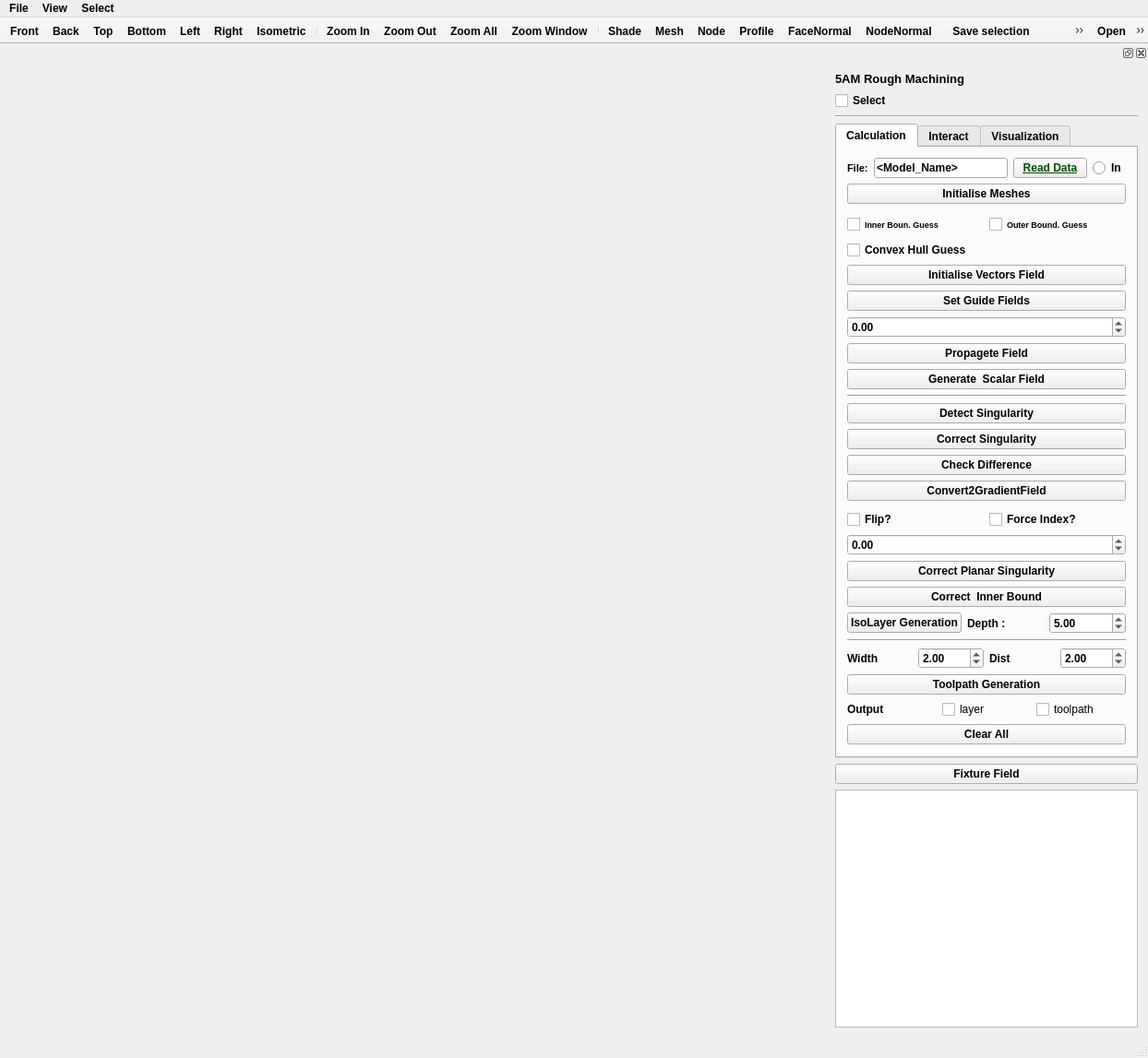
<?xml version="1.0" encoding="UTF-8"?>
<ui version="4.0">
 <class>MainWindow</class>
 <widget class="QMainWindow" name="MainWindow">
  <property name="geometry">
   <rect>
    <x>0</x>
    <y>0</y>
    <width>1244</width>
    <height>1147</height>
   </rect>
  </property>
  <property name="minimumSize">
   <size>
    <width>0</width>
    <height>0</height>
   </size>
  </property>
  <property name="font">
   <font>
    <weight>75</weight>
    <bold>true</bold>
   </font>
  </property>
  <property name="mouseTracking">
   <bool>true</bool>
  </property>
  <property name="focusPolicy">
   <enum>Qt::StrongFocus</enum>
  </property>
  <property name="acceptDrops">
   <bool>true</bool>
  </property>
  <property name="windowTitle">
   <string>MainWindow</string>
  </property>
  <widget class="QWidget" name="centralWidget">
   <property name="mouseTracking">
    <bool>true</bool>
   </property>
   <property name="acceptDrops">
    <bool>true</bool>
   </property>
   <layout class="QHBoxLayout" name="horizontalLayout"/>
  </widget>
  <widget class="QToolBar" name="navigationToolBar">
   <property name="windowTitle">
    <string>navigationToolBar</string>
   </property>
   <property name="movable">
    <bool>false</bool>
   </property>
   <property name="iconSize">
    <size>
     <width>25</width>
     <height>25</height>
    </size>
   </property>
   <property name="floatable">
    <bool>false</bool>
   </property>
   <attribute name="toolBarArea">
    <enum>TopToolBarArea</enum>
   </attribute>
   <attribute name="toolBarBreak">
    <bool>false</bool>
   </attribute>
   <addaction name="actionFront"/>
   <addaction name="actionBack"/>
   <addaction name="actionTop"/>
   <addaction name="actionBottom"/>
   <addaction name="actionLeft"/>
   <addaction name="actionRight"/>
   <addaction name="actionIsometric"/>
   <addaction name="separator"/>
   <addaction name="actionZoom_In"/>
   <addaction name="actionZoom_Out"/>
   <addaction name="actionZoom_All"/>
   <addaction name="actionZoom_Window"/>
   <addaction name="separator"/>
   <addaction name="actionShade"/>
   <addaction name="actionMesh"/>
   <addaction name="actionNode"/>
   <addaction name="actionProfile"/>
   <addaction name="actionFaceNormal"/>
   <addaction name="actionNodeNormal"/>
  </widget>
  <widget class="QStatusBar" name="statusBar"/>
  <widget class="QToolBar" name="selectionToolBar">
   <property name="windowTitle">
    <string>selectionToolBar</string>
   </property>
   <property name="movable">
    <bool>false</bool>
   </property>
   <property name="iconSize">
    <size>
     <width>25</width>
     <height>25</height>
    </size>
   </property>
   <property name="floatable">
    <bool>false</bool>
   </property>
   <attribute name="toolBarArea">
    <enum>TopToolBarArea</enum>
   </attribute>
   <attribute name="toolBarBreak">
    <bool>false</bool>
   </attribute>
   <addaction name="actionSaveSelection"/>
   <addaction name="actionReadSelection"/>
   <addaction name="separator"/>
   <addaction name="actionSelectNode"/>
   <addaction name="actionSelectEdge"/>
   <addaction name="actionSelectFace"/>
   <addaction name="actionSelectFix"/>
   <addaction name="actionSelectHandle"/>
  </widget>
  <widget class="QDockWidget" name="dockWidget">
   <property name="sizePolicy">
    <sizepolicy hsizetype="Minimum" vsizetype="Maximum">
     <horstretch>0</horstretch>
     <verstretch>0</verstretch>
    </sizepolicy>
   </property>
   <property name="minimumSize">
    <size>
     <width>350</width>
     <height>1056</height>
    </size>
   </property>
   <property name="maximumSize">
    <size>
     <width>350</width>
     <height>524287</height>
    </size>
   </property>
   <attribute name="dockWidgetArea">
    <number>2</number>
   </attribute>
   <widget class="QWidget" name="dockWidgetContents">
    <property name="layoutDirection">
     <enum>Qt::LeftToRight</enum>
    </property>
    <layout class="QVBoxLayout" name="verticalLayout">
     <item>
      <widget class="QLabel" name="label_MANY_3DP_CNC_CAM">
       <property name="font">
        <font>
         <pointsize>10</pointsize>
        </font>
       </property>
       <property name="text">
        <string>5AM Rough Machining</string>
       </property>
      </widget>
     </item>
     <item>
      <widget class="QCheckBox" name="boxDeselect">
       <property name="text">
        <string>Select</string>
       </property>
      </widget>
     </item>
     <item>
      <widget class="Line" name="line">
       <property name="orientation">
        <enum>Qt::Horizontal</enum>
       </property>
      </widget>
     </item>
     <item>
      <widget class="QTabWidget" name="tabWidget">
       <property name="minimumSize">
        <size>
         <width>328</width>
         <height>0</height>
        </size>
       </property>
       <property name="whatsThis">
        <string>&lt;html&gt;&lt;head/&gt;&lt;body&gt;&lt;p&gt;&lt;br/&gt;&lt;/p&gt;&lt;/body&gt;&lt;/html&gt;</string>
       </property>
       <property name="currentIndex">
        <number>0</number>
       </property>
       <widget class="QWidget" name="tab">
        <attribute name="title">
         <string>Calculation</string>
        </attribute>
        <layout class="QVBoxLayout" name="verticalLayout_2">
         <item>
          <layout class="QHBoxLayout" name="horizontalLayout_16">
           <item>
            <widget class="QLabel" name="label_inputFile">
             <property name="font">
              <font>
               <pointsize>8</pointsize>
               <weight>75</weight>
               <bold>true</bold>
              </font>
             </property>
             <property name="text">
              <string>File:</string>
             </property>
            </widget>
           </item>
           <item>
            <widget class="QLineEdit" name="lineEdit_SorceDataDir">
             <property name="text">
              <string>&lt;Model_Name&gt;</string>
             </property>
            </widget>
           </item>
           <item>
            <widget class="QPushButton" name="pushButton_readData">
             <property name="font">
              <font>
               <pointsize>9</pointsize>
               <weight>75</weight>
               <italic>false</italic>
               <bold>true</bold>
               <underline>true</underline>
              </font>
             </property>
             <property name="styleSheet">
              <string notr="true">color: rgb(0, 80, 0);</string>
             </property>
             <property name="text">
              <string>Read Data</string>
             </property>
            </widget>
           </item>
           <item>
            <widget class="QRadioButton" name="IsIn_radioButton">
             <property name="text">
              <string>In</string>
             </property>
             <property name="autoExclusive">
              <bool>false</bool>
             </property>
            </widget>
           </item>
          </layout>
         </item>
         <item>
          <widget class="QPushButton" name="pushButton_initialise">
           <property name="font">
            <font>
             <weight>75</weight>
             <bold>true</bold>
            </font>
           </property>
           <property name="text">
            <string>Initialise Meshes</string>
           </property>
          </widget>
         </item>
         <item>
          <layout class="QVBoxLayout" name="verticalLayout_6">
           <property name="topMargin">
            <number>5</number>
           </property>
           <item>
            <layout class="QHBoxLayout" name="horizontalLayout_10">
             <property name="topMargin">
              <number>3</number>
             </property>
             <property name="bottomMargin">
              <number>3</number>
             </property>
             <item>
              <widget class="QCheckBox" name="checkBox_inBoundGuess">
               <property name="font">
                <font>
                 <pointsize>7</pointsize>
                </font>
               </property>
               <property name="text">
                <string>Inner Boun. Guess</string>
               </property>
              </widget>
             </item>
             <item>
              <widget class="QCheckBox" name="checkBox_outBoundGuess">
               <property name="font">
                <font>
                 <pointsize>7</pointsize>
                </font>
               </property>
               <property name="text">
                <string>Outer Bound. Guess</string>
               </property>
              </widget>
             </item>
            </layout>
           </item>
           <item>
            <widget class="QCheckBox" name="checkBox_chGuess">
             <property name="text">
              <string>Convex Hull Guess</string>
             </property>
            </widget>
           </item>
           <item>
            <widget class="QPushButton" name="pushButton_setBoundaryVectors">
             <property name="text">
              <string>Initialise Vectors Field</string>
             </property>
            </widget>
           </item>
          </layout>
         </item>
         <item>
          <widget class="QPushButton" name="pushButton_setGuideFields">
           <property name="font">
            <font>
             <weight>75</weight>
             <bold>true</bold>
            </font>
           </property>
           <property name="text">
            <string>Set Guide Fields</string>
           </property>
          </widget>
         </item>
         <item>
          <widget class="QDoubleSpinBox" name="doubleSpinBox_pivotMag">
           <property name="minimum">
            <double>-9.000000000000000</double>
           </property>
           <property name="maximum">
            <double>9.000000000000000</double>
           </property>
          </widget>
         </item>
         <item>
          <widget class="QPushButton" name="pushButton_propagateField">
           <property name="font">
            <font>
             <weight>75</weight>
             <bold>true</bold>
            </font>
           </property>
           <property name="text">
            <string>Propagete Field</string>
           </property>
          </widget>
         </item>
         <item>
          <widget class="QPushButton" name="pushButton_generateScalarField">
           <property name="text">
            <string>Generate  Scalar Field</string>
           </property>
          </widget>
         </item>
         <item>
          <widget class="Line" name="line_3">
           <property name="orientation">
            <enum>Qt::Horizontal</enum>
           </property>
          </widget>
         </item>
         <item>
          <widget class="QPushButton" name="pushButton_detectSingularity">
           <property name="text">
            <string>Detect Singularity</string>
           </property>
          </widget>
         </item>
         <item>
          <widget class="QPushButton" name="pushButton_correctSingularity">
           <property name="text">
            <string>Correct Singularity</string>
           </property>
          </widget>
         </item>
         <item>
          <widget class="QPushButton" name="pushButton_checkFieldDifference">
           <property name="text">
            <string>Check Difference</string>
           </property>
          </widget>
         </item>
         <item>
          <widget class="QPushButton" name="pushButton_convert2GradField">
           <property name="text">
            <string>Convert2GradientField</string>
           </property>
          </widget>
         </item>
         <item>
          <layout class="QHBoxLayout" name="horizontalLayout_7">
           <property name="topMargin">
            <number>4</number>
           </property>
           <item>
            <widget class="QCheckBox" name="checkBox_Flip">
             <property name="text">
              <string>Flip?</string>
             </property>
            </widget>
           </item>
           <item>
            <widget class="QCheckBox" name="checkBox_forceIndex">
             <property name="text">
              <string>Force Index?</string>
             </property>
            </widget>
           </item>
          </layout>
         </item>
         <item>
          <widget class="QDoubleSpinBox" name="doubleSpinBox_forcingIndex">
           <property name="minimum">
            <double>-1000000.000000000000000</double>
           </property>
           <property name="maximum">
            <double>1000000.000000000000000</double>
           </property>
           <property name="singleStep">
            <double>0.010000000000000</double>
           </property>
          </widget>
         </item>
         <item>
          <widget class="QPushButton" name="pushButton_correctPlanarSingularity">
           <property name="text">
            <string>Correct Planar Singularity</string>
           </property>
          </widget>
         </item>
         <item>
          <widget class="QPushButton" name="pushButton_correctInnerBound">
           <property name="text">
            <string>Correct  Inner Bound</string>
           </property>
          </widget>
         </item>
         <item>
          <layout class="QHBoxLayout" name="horizontalLayout_2">
           <item>
            <widget class="QPushButton" name="pushButton_isoLayerGeneration">
             <property name="font">
              <font>
               <weight>75</weight>
               <bold>true</bold>
              </font>
             </property>
             <property name="text">
              <string>IsoLayer Generation</string>
             </property>
            </widget>
           </item>
           <item>
            <widget class="QLabel" name="label_6">
             <property name="text">
              <string>Depth :</string>
             </property>
            </widget>
           </item>
           <item>
            <widget class="QDoubleSpinBox" name="doubleSpinBox_isoLayerNumber">
             <property name="value">
              <double>5.000000000000000</double>
             </property>
            </widget>
           </item>
          </layout>
         </item>
         <item>
          <widget class="Line" name="line_2">
           <property name="orientation">
            <enum>Qt::Horizontal</enum>
           </property>
          </widget>
         </item>
         <item>
          <layout class="QHBoxLayout" name="horizontalLayout_3">
           <item>
            <widget class="QLabel" name="label">
             <property name="font">
              <font>
               <weight>75</weight>
               <bold>true</bold>
              </font>
             </property>
             <property name="text">
              <string>Width</string>
             </property>
            </widget>
           </item>
           <item>
            <widget class="QDoubleSpinBox" name="doubleSpinBox_toolPathWidth">
             <property name="value">
              <double>2.000000000000000</double>
             </property>
            </widget>
           </item>
           <item>
            <widget class="QLabel" name="label_3">
             <property name="font">
              <font>
               <weight>75</weight>
               <bold>true</bold>
              </font>
             </property>
             <property name="text">
              <string>Dist</string>
             </property>
            </widget>
           </item>
           <item>
            <widget class="QDoubleSpinBox" name="doubleSpinBox_toolPathDistance">
             <property name="value">
              <double>2.000000000000000</double>
             </property>
            </widget>
           </item>
          </layout>
         </item>
         <item>
          <widget class="QPushButton" name="pushButton_toolPathGeneration">
           <property name="font">
            <font>
             <weight>75</weight>
             <bold>true</bold>
            </font>
           </property>
           <property name="text">
            <string>Toolpath Generation</string>
           </property>
          </widget>
         </item>
         <item>
          <layout class="QHBoxLayout" name="horizontalLayout_5">
           <item>
            <widget class="QLabel" name="label_4">
             <property name="font">
              <font>
               <weight>75</weight>
               <bold>true</bold>
              </font>
             </property>
             <property name="text">
              <string>Output</string>
             </property>
            </widget>
           </item>
           <item>
            <widget class="QCheckBox" name="checkBox_outputLayer">
             <property name="font">
              <font>
               <weight>50</weight>
               <bold>false</bold>
              </font>
             </property>
             <property name="text">
              <string>layer</string>
             </property>
            </widget>
           </item>
           <item>
            <widget class="QCheckBox" name="checkBox_outputToolpath">
             <property name="font">
              <font>
               <weight>50</weight>
               <bold>false</bold>
              </font>
             </property>
             <property name="text">
              <string>toolpath</string>
             </property>
            </widget>
           </item>
          </layout>
         </item>
         <item>
          <widget class="QPushButton" name="pushButton_clearAll">
           <property name="text">
            <string>Clear All</string>
           </property>
          </widget>
         </item>
        </layout>
       </widget>
       <widget class="QWidget" name="Interactive">
        <attribute name="title">
         <string>Interact</string>
        </attribute>
        <layout class="QHBoxLayout" name="horizontalLayout_9">
         <item>
          <layout class="QVBoxLayout" name="verticalLayout_4">
           <item>
            <widget class="QPushButton" name="pushButton_vecDisplay">
             <property name="text">
              <string>Display Vector</string>
             </property>
            </widget>
           </item>
           <item>
            <widget class="QPushButton" name="pushButton_intr_editVectorDirection">
             <property name="text">
              <string>Edit Vector Direction</string>
             </property>
            </widget>
           </item>
           <item>
            <widget class="QLabel" name="label_5">
             <property name="text">
              <string>(nx,ny,nz):</string>
             </property>
            </widget>
           </item>
           <item>
            <layout class="QHBoxLayout" name="horizontalLayout_6">
             <property name="spacing">
              <number>5</number>
             </property>
             <property name="topMargin">
              <number>0</number>
             </property>
             <item>
              <widget class="QDoubleSpinBox" name="doubleSpinBox_intr_VecEdit_nx">
               <property name="minimum">
                <double>-99.989999999999995</double>
               </property>
              </widget>
             </item>
             <item>
              <widget class="QDoubleSpinBox" name="doubleSpinBox_intr_VecEdit_ny">
               <property name="minimum">
                <double>-99.989999999999995</double>
               </property>
              </widget>
             </item>
             <item>
              <widget class="QDoubleSpinBox" name="doubleSpinBox_intr_VecEdit_nz">
               <property name="minimum">
                <double>-100.000000000000000</double>
               </property>
              </widget>
             </item>
             <item>
              <widget class="QPushButton" name="pushButton_intr_setVectorDirection">
               <property name="text">
                <string>Set</string>
               </property>
               <property name="iconSize">
                <size>
                 <width>10</width>
                 <height>20</height>
                </size>
               </property>
              </widget>
             </item>
             <item>
              <widget class="QPushButton" name="pushButton_intr_getVectorDirection">
               <property name="text">
                <string>Update</string>
               </property>
              </widget>
             </item>
            </layout>
           </item>
           <item>
            <widget class="QPushButton" name="pushButton_intr_Vector_Node2Tets">
             <property name="enabled">
              <bool>false</bool>
             </property>
             <property name="text">
              <string>Translate Vector to Tets.</string>
             </property>
            </widget>
           </item>
           <item>
            <widget class="QPushButton" name="pushButton_deSelectNode">
             <property name="text">
              <string>deSelect Node</string>
             </property>
            </widget>
           </item>
           <item>
            <widget class="QPushButton" name="pushButton_facePatchSelect">
             <property name="text">
              <string>select adjacent face patch</string>
             </property>
            </widget>
           </item>
           <item>
            <widget class="QCheckBox" name="checkBox_faceMode">
             <property name="text">
              <string>Face Mode</string>
             </property>
            </widget>
           </item>
           <item>
            <spacer name="verticalSpacer_2">
             <property name="orientation">
              <enum>Qt::Vertical</enum>
             </property>
             <property name="sizeHint" stdset="0">
              <size>
               <width>20</width>
               <height>40</height>
              </size>
             </property>
            </spacer>
           </item>
          </layout>
         </item>
        </layout>
       </widget>
       <widget class="QWidget" name="tab_2">
        <attribute name="title">
         <string>Visualization</string>
        </attribute>
        <layout class="QVBoxLayout" name="verticalLayout_3">
         <item>
          <layout class="QHBoxLayout" name="horizontalLayout_4">
           <item>
            <widget class="QLabel" name="label_2">
             <property name="text">
              <string>Show:</string>
             </property>
            </widget>
           </item>
           <item>
            <widget class="QSpinBox" name="spinBox_ShowLayerIndex"/>
           </item>
           <item>
            <widget class="QCheckBox" name="checkBox_EachLayerSwitch">
             <property name="text">
              <string>single</string>
             </property>
            </widget>
           </item>
           <item>
            <widget class="QPushButton" name="pushButton_ShowAllLayers">
             <property name="text">
              <string>All</string>
             </property>
            </widget>
           </item>
          </layout>
         </item>
         <item>
          <layout class="QHBoxLayout" name="horizontalLayout_8">
           <item>
            <widget class="QRadioButton" name="radioButton_SectionY">
             <property name="text">
              <string>Section Y</string>
             </property>
            </widget>
           </item>
           <item>
            <widget class="QRadioButton" name="radioButton_SectionZ">
             <property name="text">
              <string>Section Z</string>
             </property>
            </widget>
           </item>
           <item>
            <widget class="QRadioButton" name="radioButton_SectionX">
             <property name="text">
              <string>Section X</string>
             </property>
            </widget>
           </item>
          </layout>
         </item>
         <item>
          <widget class="QSlider" name="horizontalSlider_Section">
           <property name="maximum">
            <number>100</number>
           </property>
           <property name="orientation">
            <enum>Qt::Horizontal</enum>
           </property>
          </widget>
         </item>
         <item>
          <widget class="QPushButton" name="pushButton_updateSection">
           <property name="text">
            <string>Update Section</string>
           </property>
          </widget>
         </item>
         <item>
          <widget class="QCheckBox" name="checkBox_colorPivots">
           <property name="text">
            <string>Colour Pivots</string>
           </property>
          </widget>
         </item>
         <item>
          <layout class="QHBoxLayout" name="horizontalLayout_12">
           <property name="leftMargin">
            <number>0</number>
           </property>
           <property name="topMargin">
            <number>10</number>
           </property>
           <item>
            <widget class="QDoubleSpinBox" name="doubleSpinBox_colorR">
             <property name="maximum">
              <double>1.000000000000000</double>
             </property>
             <property name="singleStep">
              <double>0.010000000000000</double>
             </property>
            </widget>
           </item>
           <item>
            <widget class="QDoubleSpinBox" name="doubleSpinBox_colorG">
             <property name="maximum">
              <double>1.000000000000000</double>
             </property>
             <property name="singleStep">
              <double>0.010000000000000</double>
             </property>
            </widget>
           </item>
           <item>
            <widget class="QDoubleSpinBox" name="doubleSpinBox_colorB">
             <property name="maximum">
              <double>1.000000000000000</double>
             </property>
             <property name="singleStep">
              <double>0.010000000000000</double>
             </property>
            </widget>
           </item>
          </layout>
         </item>
         <item>
          <widget class="QPushButton" name="pushButton_updateVecViz">
           <property name="text">
            <string>Update Vector Visualisation</string>
           </property>
          </widget>
         </item>
         <item>
          <layout class="QHBoxLayout" name="horizontalLayout_11">
           <property name="topMargin">
            <number>4</number>
           </property>
           <item>
            <widget class="QPushButton" name="pushButton_extractLayer">
             <property name="text">
              <string>Extract Layer</string>
             </property>
            </widget>
           </item>
           <item>
            <widget class="QDoubleSpinBox" name="doubleSpinBox_ExtractLayerIndex">
             <property name="minimum">
              <double>-100000.000000000000000</double>
             </property>
             <property name="maximum">
              <double>100000.000000000000000</double>
             </property>
             <property name="singleStep">
              <double>0.100000000000000</double>
             </property>
            </widget>
           </item>
          </layout>
         </item>
         <item>
          <spacer name="verticalSpacer">
           <property name="orientation">
            <enum>Qt::Vertical</enum>
           </property>
           <property name="sizeHint" stdset="0">
            <size>
             <width>20</width>
             <height>40</height>
            </size>
           </property>
          </spacer>
         </item>
        </layout>
       </widget>
      </widget>
     </item>
     <item>
      <widget class="QPushButton" name="pushButton_FixtureField">
       <property name="text">
        <string>Fixture Field</string>
       </property>
      </widget>
     </item>
     <item>
      <widget class="QTreeView" name="treeView">
       <property name="enabled">
        <bool>true</bool>
       </property>
       <property name="showDropIndicator" stdset="0">
        <bool>true</bool>
       </property>
       <property name="indentation">
        <number>5</number>
       </property>
       <attribute name="headerVisible">
        <bool>false</bool>
       </attribute>
      </widget>
     </item>
    </layout>
   </widget>
  </widget>
  <widget class="QMenuBar" name="menuBar">
   <property name="geometry">
    <rect>
     <x>0</x>
     <y>0</y>
     <width>1244</width>
     <height>26</height>
    </rect>
   </property>
   <property name="layoutDirection">
    <enum>Qt::LeftToRight</enum>
   </property>
   <widget class="QMenu" name="menuFile">
    <property name="title">
     <string>File</string>
    </property>
    <addaction name="actionOpen"/>
    <addaction name="actionSave"/>
    <addaction name="actionSaveSelection"/>
    <addaction name="actionReadSelection"/>
   </widget>
   <widget class="QMenu" name="menuView">
    <property name="title">
     <string>View</string>
    </property>
    <addaction name="actionFront"/>
    <addaction name="actionBack"/>
    <addaction name="actionTop"/>
    <addaction name="actionBottom"/>
    <addaction name="actionLeft"/>
    <addaction name="actionRight"/>
    <addaction name="actionIsometric"/>
    <addaction name="separator"/>
    <addaction name="actionZoom_In"/>
    <addaction name="actionZoom_Out"/>
    <addaction name="actionZoom_All"/>
    <addaction name="actionZoom_Window"/>
    <addaction name="separator"/>
    <addaction name="actionShade"/>
    <addaction name="actionMesh"/>
    <addaction name="actionNode"/>
    <addaction name="actionProfile"/>
    <addaction name="separator"/>
    <addaction name="actionShifttoOrigin"/>
   </widget>
   <widget class="QMenu" name="menuSelect">
    <property name="title">
     <string>Select</string>
    </property>
    <addaction name="actionSelectNode"/>
    <addaction name="actionSelectEdge"/>
    <addaction name="actionSelectFace"/>
    <addaction name="separator"/>
    <addaction name="actionSelectFix"/>
    <addaction name="actionSelectHandle"/>
    <addaction name="separator"/>
   </widget>
   <addaction name="menuFile"/>
   <addaction name="menuView"/>
   <addaction name="menuSelect"/>
  </widget>
  <widget class="QToolBar" name="toolBar">
   <property name="windowTitle">
    <string>toolBar</string>
   </property>
   <property name="movable">
    <bool>false</bool>
   </property>
   <property name="floatable">
    <bool>false</bool>
   </property>
   <attribute name="toolBarArea">
    <enum>TopToolBarArea</enum>
   </attribute>
   <attribute name="toolBarBreak">
    <bool>false</bool>
   </attribute>
   <addaction name="actionOpen"/>
   <addaction name="actionSave"/>
  </widget>
  <action name="actionOpen">
   <property name="icon">
    <iconset resource="ShapeLab.qrc">
     <normaloff>:/resource/Open Folder.png</normaloff>:/resource/Open Folder.png</iconset>
   </property>
   <property name="text">
    <string>Open</string>
   </property>
  </action>
  <action name="actionFront">
   <property name="checkable">
    <bool>false</bool>
   </property>
   <property name="icon">
    <iconset resource="ShapeLab.qrc">
     <normaloff>:/resource/Front View.png</normaloff>:/resource/Front View.png</iconset>
   </property>
   <property name="text">
    <string>Front</string>
   </property>
  </action>
  <action name="actionBack">
   <property name="checkable">
    <bool>false</bool>
   </property>
   <property name="icon">
    <iconset resource="ShapeLab.qrc">
     <normaloff>:/resource/Back View.png</normaloff>:/resource/Back View.png</iconset>
   </property>
   <property name="text">
    <string>Back</string>
   </property>
  </action>
  <action name="actionTop">
   <property name="checkable">
    <bool>false</bool>
   </property>
   <property name="icon">
    <iconset resource="ShapeLab.qrc">
     <normaloff>:/resource/Top View.png</normaloff>:/resource/Top View.png</iconset>
   </property>
   <property name="text">
    <string>Top</string>
   </property>
  </action>
  <action name="actionBottom">
   <property name="checkable">
    <bool>false</bool>
   </property>
   <property name="icon">
    <iconset resource="ShapeLab.qrc">
     <normaloff>:/resource/Bottom View.png</normaloff>:/resource/Bottom View.png</iconset>
   </property>
   <property name="text">
    <string>Bottom</string>
   </property>
  </action>
  <action name="actionLeft">
   <property name="icon">
    <iconset resource="ShapeLab.qrc">
     <normaloff>:/resource/Left View.png</normaloff>:/resource/Left View.png</iconset>
   </property>
   <property name="text">
    <string>Left</string>
   </property>
  </action>
  <action name="actionRight">
   <property name="icon">
    <iconset resource="ShapeLab.qrc">
     <normaloff>:/resource/Right View.png</normaloff>:/resource/Right View.png</iconset>
   </property>
   <property name="text">
    <string>Right</string>
   </property>
  </action>
  <action name="actionIsometric">
   <property name="icon">
    <iconset resource="ShapeLab.qrc">
     <normaloff>:/resource/Isometric View.png</normaloff>:/resource/Isometric View.png</iconset>
   </property>
   <property name="text">
    <string>Isometric</string>
   </property>
  </action>
  <action name="actionZoom_In">
   <property name="icon">
    <iconset resource="ShapeLab.qrc">
     <normaloff>:/resource/Zoom In.png</normaloff>:/resource/Zoom In.png</iconset>
   </property>
   <property name="text">
    <string>Zoom In</string>
   </property>
  </action>
  <action name="actionZoom_Out">
   <property name="icon">
    <iconset resource="ShapeLab.qrc">
     <normaloff>:/resource/Zoom Out.png</normaloff>:/resource/Zoom Out.png</iconset>
   </property>
   <property name="text">
    <string>Zoom Out</string>
   </property>
  </action>
  <action name="actionZoom_All">
   <property name="icon">
    <iconset resource="ShapeLab.qrc">
     <normaloff>:/resource/Zoom All.png</normaloff>:/resource/Zoom All.png</iconset>
   </property>
   <property name="text">
    <string>Zoom All</string>
   </property>
  </action>
  <action name="actionZoom_Window">
   <property name="icon">
    <iconset resource="ShapeLab.qrc">
     <normaloff>:/resource/Zoom Window.png</normaloff>:/resource/Zoom Window.png</iconset>
   </property>
   <property name="text">
    <string>Zoom Window</string>
   </property>
  </action>
  <action name="actionShade">
   <property name="checkable">
    <bool>true</bool>
   </property>
   <property name="icon">
    <iconset resource="ShapeLab.qrc">
     <normaloff>:/resource/Shade.png</normaloff>:/resource/Shade.png</iconset>
   </property>
   <property name="text">
    <string>Shade</string>
   </property>
  </action>
  <action name="actionMesh">
   <property name="checkable">
    <bool>true</bool>
   </property>
   <property name="icon">
    <iconset resource="ShapeLab.qrc">
     <normaloff>:/resource/Mesh.png</normaloff>:/resource/Mesh.png</iconset>
   </property>
   <property name="text">
    <string>Mesh</string>
   </property>
  </action>
  <action name="actionNode">
   <property name="checkable">
    <bool>true</bool>
   </property>
   <property name="icon">
    <iconset resource="ShapeLab.qrc">
     <normaloff>:/resource/Node.png</normaloff>:/resource/Node.png</iconset>
   </property>
   <property name="text">
    <string>Node</string>
   </property>
  </action>
  <action name="actionSave">
   <property name="icon">
    <iconset resource="ShapeLab.qrc">
     <normaloff>:/resource/Save as.png</normaloff>:/resource/Save as.png</iconset>
   </property>
   <property name="text">
    <string>Save</string>
   </property>
  </action>
  <action name="actionSelectNode">
   <property name="icon">
    <iconset resource="ShapeLab.qrc">
     <normaloff>:/resource/selectNode.png</normaloff>:/resource/selectNode.png</iconset>
   </property>
   <property name="text">
    <string>Node</string>
   </property>
  </action>
  <action name="actionSelectFace">
   <property name="icon">
    <iconset resource="ShapeLab.qrc">
     <normaloff>:/resource/selectFace.png</normaloff>:/resource/selectFace.png</iconset>
   </property>
   <property name="text">
    <string>Face</string>
   </property>
  </action>
  <action name="actionShifttoOrigin">
   <property name="text">
    <string>Shift to Origin</string>
   </property>
  </action>
  <action name="actionProfile">
   <property name="checkable">
    <bool>true</bool>
   </property>
   <property name="icon">
    <iconset resource="ShapeLab.qrc">
     <normaloff>:/resource/Profile.png</normaloff>:/resource/Profile.png</iconset>
   </property>
   <property name="text">
    <string>Profile</string>
   </property>
  </action>
  <action name="actionFaceNormal">
   <property name="checkable">
    <bool>true</bool>
   </property>
   <property name="icon">
    <iconset resource="ShapeLab.qrc">
     <normaloff>:/resource/FaceNormal.png</normaloff>:/resource/FaceNormal.png</iconset>
   </property>
   <property name="text">
    <string>FaceNormal</string>
   </property>
  </action>
  <action name="actionNodeNormal">
   <property name="checkable">
    <bool>true</bool>
   </property>
   <property name="icon">
    <iconset resource="ShapeLab.qrc">
     <normaloff>:/resource/NodeNormal.png</normaloff>:/resource/NodeNormal.png</iconset>
   </property>
   <property name="text">
    <string>NodeNormal</string>
   </property>
  </action>
  <action name="actionSelectEdge">
   <property name="icon">
    <iconset resource="ShapeLab.qrc">
     <normaloff>:/resource/selectEdge.png</normaloff>:/resource/selectEdge.png</iconset>
   </property>
   <property name="text">
    <string>Edge</string>
   </property>
  </action>
  <action name="actionGenerate">
   <property name="text">
    <string>Generate</string>
   </property>
  </action>
  <action name="actionTest_1">
   <property name="text">
    <string>Test_1</string>
   </property>
  </action>
  <action name="actionSelectFix">
   <property name="icon">
    <iconset resource="ShapeLab.qrc">
     <normaloff>:/resource/selectFix.png</normaloff>:/resource/selectFix.png</iconset>
   </property>
   <property name="text">
    <string>Fix</string>
   </property>
  </action>
  <action name="actionSelectHandle">
   <property name="icon">
    <iconset resource="ShapeLab.qrc">
     <normaloff>:/resource/selectHandle.png</normaloff>:/resource/selectHandle.png</iconset>
   </property>
   <property name="text">
    <string>Handle &amp; Rigid</string>
   </property>
  </action>
  <action name="actionSaveSelection">
   <property name="icon">
    <iconset resource="ShapeLab.qrc">
     <normaloff>:/resource/SaveSelection.png</normaloff>:/resource/SaveSelection.png</iconset>
   </property>
   <property name="text">
    <string>Save selection</string>
   </property>
  </action>
  <action name="actionReadSelection">
   <property name="icon">
    <iconset resource="ShapeLab.qrc">
     <normaloff>:/resource/InputSelection.png</normaloff>:/resource/InputSelection.png</iconset>
   </property>
   <property name="text">
    <string>Read selection</string>
   </property>
  </action>
  <action name="actionSelectChamber">
   <property name="text">
    <string>Select Chamber (SORO)</string>
   </property>
  </action>
  <action name="actionExport_to_Abaqus_model">
   <property name="checkable">
    <bool>false</bool>
   </property>
   <property name="icon">
    <iconset resource="ShapeLab.qrc">
     <normaloff>:/resource/abaqus logo.png</normaloff>:/resource/abaqus logo.png</iconset>
   </property>
   <property name="text">
    <string>Export to Abaqus model</string>
   </property>
  </action>
 </widget>
 <layoutdefault spacing="6" margin="11"/>
 <resources>
  <include location="ShapeLab.qrc"/>
 </resources>
 <connections/>
</ui>
